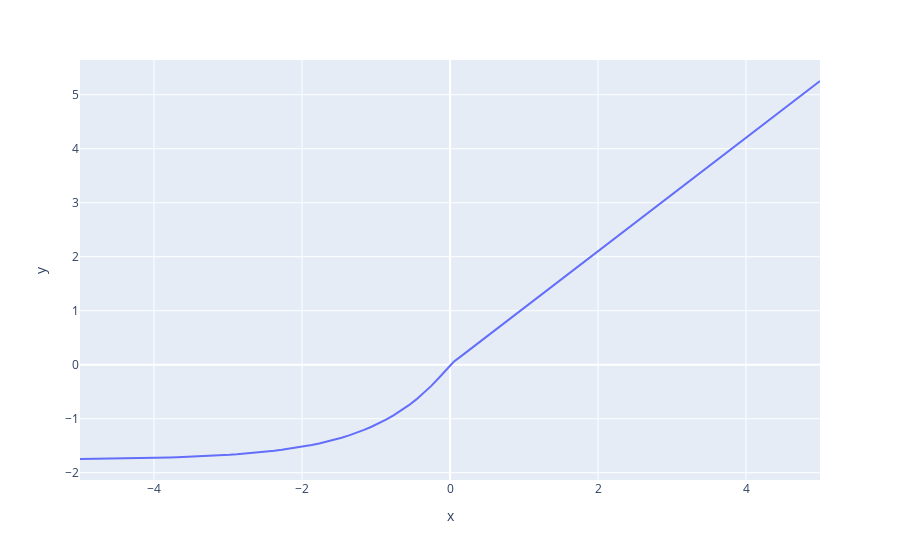

The notebook cell this image was saved under:
### Markdown cell above
# SELU

### Code cell
alpha, scale = 1.67326, 1.0507
x_values = np.linspace(-5, 5, 100)
selu_values = np.where(x_values > 0, scale * x_values, scale * alpha * (np.exp(x_values) - 1))

px.line(x=x_values, y=selu_values)
